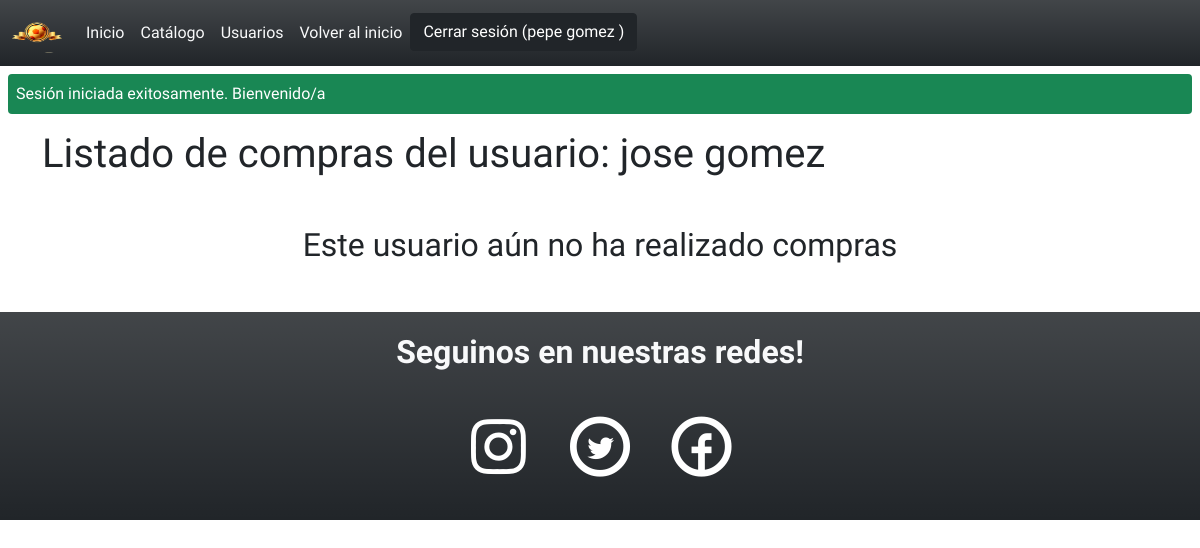
/sitio/admin/index.php?seccion=compras-usuario&id=3 (signed in), run on the app's committed database.
### tables this page shows
CREATE TABLE `usuarios` (
  `usuario_id` mediumint(8) UNSIGNED NOT NULL,
  `nombre` varchar(75) NOT NULL,
  `apellido` varchar(75) NOT NULL,
  `email` varchar(255) NOT NULL,
  `password` varchar(255) NOT NULL,
  `rol_fk` tinyint(3) UNSIGNED NOT NULL DEFAULT 2
);

### sitio/bootstrap/autoload.php (called while the page is built, shortened)
<?php
spl_autoload_register(function ($className){
    $className = substr($className, 11);
    $filename = __DIR__ . '/../clases/' . $className . '.php';
    $filename = str_replace(['\\', '/'], DIRECTORY_SEPARATOR, $filename);
});

### sitio/clases/Auth/Autenticacion.php (called while the page is built, shortened)
<?php
class Autenticacion {
    public function estaAutenticado(): bool {
        return isset($_SESSION['usuario_id']);
    }
    public function esAdmin(): bool {
        return $_SESSION['rol_id'] === 1;
    }
    public function getUsuario(): ?Usuario {
        return $this->estaAutenticado() ?
        (new Usuario)->obtenerPorId($_SESSION['usuario_id']) : null;
    }
}

### sitio/clases/Modelos/ModeloBase.php (called while the page is built, shortened)
<?php
class ModeloBase {
    protected string $table = "";
    protected string $primaryKey = "";
    public function obtenerPorId(int $id): ?self {
        $db = DBConexion::getConexion();
        $query = "SELECT * FROM {$this->table}
                WHERE {$this->primaryKey} = ?";
        $stmt = $db->prepare($query);
        $stmt->execute([$id]);
        $stmt->setFetchMode(PDO::FETCH_CLASS, static::class);
        $obj = $stmt->fetch();
        return $obj ? $obj : null;
    }
}

### sitio/clases/Modelos/Usuario.php (called while the page is built, shortened)
<?php
class Usuario extends ModeloBase {
    protected string $nombre;
    protected string $apellido;
    public function getNombre() : string {
        return $this->nombre;
    }
    public function getApellido() : string {
        return $this->apellido;
    }
}

### sitio/clases/Carrito/Compra.php (called while the page is built, shortened)
<?php
class Compra {
    public function getPorUsuario(int $usuario_id): ?array {
        $db = DBConexion::getConexion();
        $query = "SELECT * FROM compras
                WHERE usuario_fk = ?";
        $stmt = $db->prepare($query);
        $stmt->execute([$usuario_id]);
        $stmt->setFetchMode(PDO::FETCH_CLASS, static::class);
        return $stmt->fetchAll();
    }
}

### sitio/admin/index.php (the view, shortened to what this page needs)
<?php
require_once __DIR__ . '/../bootstrap/autoload.php';
$seccion = $_GET['seccion'] ?? 'home';
$autenticacion = new \FutHistory\Auth\Autenticacion;
$mensajeExito = $_SESSION['mensaje-exito'] ?? null;
?>
<!DOCTYPE html>
<html lang="es">
<head>
    <link href="https://cdn.jsdelivr.net/npm/bootstrap@5.1.3/dist/css/bootstrap.min.css" rel="stylesheet">
    <link rel="stylesheet" href="../css/fontello-426f74db/css/fontello.css">
    <link rel="stylesheet" href="../css/estilos.css">
</head>
<body>
    <header>
        <nav class="navbar navbar-expand-lg navbar-light bg-dark bg-gradient text-light">
            <div class="container-fluid">
                <img class="navbar-brand" src="../img/logo.png" alt="Logo FutHistory" width="50" height="50">
                <?php
                if($autenticacion->estaAutenticado() && $autenticacion->esAdmin()):
                    ?>
                        <div class="collapse navbar-collapse" id="navbarNav">
                        <ul class="navbar-nav">
                            <li class="nav-item">
                                <a class="nav-link  text-light" href="index.php?seccion=home">Inicio</a>
                            </li>
                            <li class="nav-item">
                                <a class="nav-link  text-light" href="index.php?seccion=items">Catálogo</a>
                            </li>
                            <li class="nav-item">
                                <a class="nav-link  text-light" href="index.php?seccion=usuarios">Usuarios</a>
                            </li>
                            <li class="nav-item">
                                <a class="nav-link  text-light" href="../index.php">Volver al inicio</a>
                            </li>
                            <li class="nav-item">
                                <form action="acciones/auth-cerrar-sesion.php" method="post">
                                    <button type="submit" class="btn btn-dark">Cerrar sesión (<?= $autenticacion->getUsuario()->getNombre();?> <?= $autenticacion->getUsuario()->getApellido();?> )</button>
                                </form>
                            </li>
                        </div>
                <?php
                endif;
                ?>
            </div>
        </nav>
    </header>
    <main id="main">
        <?php
        if($mensajeExito):
            ?>
            <div class="m-2 p-2 bg-success text-white rounded"><?=$mensajeExito;?></div>
        <?php
        endif;
        ?>
        <?php
        $filename = __DIR__ . '/vistas/' . $seccion . '.php' ;
        if (file_exists($filename)) {
            require $filename;
        } else {
            require __DIR__ . '/vistas/404.php' ;
        }
        ?>
    </main>
    <footer class=" mt-0 p-3 bg-dark bg-gradient text-light">
        <p class="fs-2 text-center fw-bold ">Seguinos en nuestras redes!</p>
        <ul class="m-0 p-2 list-unstyled text-center">
            <li class="list-inline-item"><i class="iconos icon-instagram"><a href="index.php"></a></i></li>
            <li class="list-inline-item"><i class="iconos icon-twitter-circled"><a href="#"></a></i></li>
            <li class="list-inline-item"><i class="iconos icon-facebook-circled"><a href="#"></a></i></li>
        </ul>
    </footer>
</body>
</html>

### sitio/admin/vistas/compras-usuario.php (shortened to what this page needs)
<?php
$usuarioNombre = (new Usuario)->obtenerPorId($_GET['id']);
$compras = (new Compra)->getPorUsuario($_GET['id']);
?>
<section class="container my-3">
    <h1>Listado de compras del usuario: <?= $usuarioNombre->getNombre();?>  <?= $usuarioNombre->getApellido();?></h1>
    <?php
    if(count($compras) === 0):
    ?>
        <h2 class="text-center my-5">Este usuario aún no ha realizado compras</h2>
    <?php
    endif;
    ?>
</section>

### sitio/css/estilos.css (style rules this page uses)
* { margin: 0; padding: 0; box-sizing: border-box; font-family: 'Caudex', serif; }
.iconos { color: rgb(255, 255, 255); font-size: 4rem; }

### data on the page
usuarios: nombre "pepe", apellido "gomez"
usuarios: nombre "jose", apellido "gomez"

### other printed values
$mensajeExito "Sesión iniciada exitosamente. Bienvenido/a"
